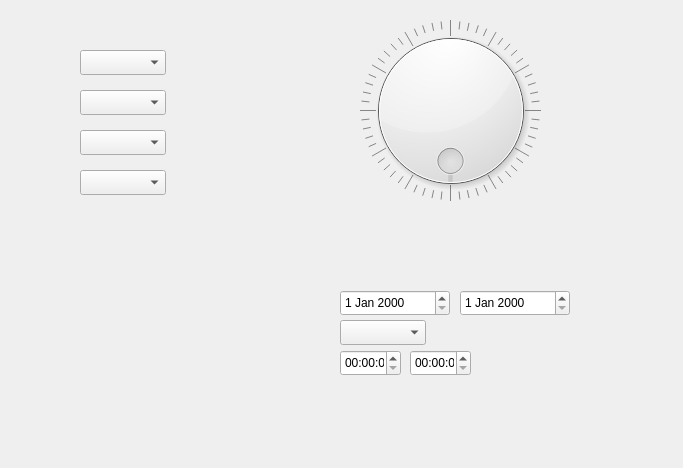
<?xml version="1.0" encoding="UTF-8"?>
<ui version="4.0">
 <class>Form</class>
 <widget class="QWidget" name="Form">
  <property name="geometry">
   <rect>
    <x>0</x>
    <y>0</y>
    <width>683</width>
    <height>468</height>
   </rect>
  </property>
  <property name="windowTitle">
   <string>Form</string>
  </property>
  <widget class="QComboBox" name="comboBox">
   <property name="geometry">
    <rect>
     <x>80</x>
     <y>50</y>
     <width>86</width>
     <height>25</height>
    </rect>
   </property>
  </widget>
  <widget class="QComboBox" name="comboBox_2">
   <property name="geometry">
    <rect>
     <x>80</x>
     <y>90</y>
     <width>86</width>
     <height>25</height>
    </rect>
   </property>
  </widget>
  <widget class="QComboBox" name="comboBox_3">
   <property name="geometry">
    <rect>
     <x>80</x>
     <y>130</y>
     <width>86</width>
     <height>25</height>
    </rect>
   </property>
  </widget>
  <widget class="QComboBox" name="comboBox_4">
   <property name="geometry">
    <rect>
     <x>80</x>
     <y>170</y>
     <width>86</width>
     <height>25</height>
    </rect>
   </property>
  </widget>
  <widget class="QTimeEdit" name="timeEdit">
   <property name="geometry">
    <rect>
     <x>340</x>
     <y>350</y>
     <width>61</width>
     <height>26</height>
    </rect>
   </property>
  </widget>
  <widget class="QTimeEdit" name="timeEdit_2">
   <property name="geometry">
    <rect>
     <x>410</x>
     <y>350</y>
     <width>61</width>
     <height>26</height>
    </rect>
   </property>
  </widget>
  <widget class="QDateEdit" name="dateEdit">
   <property name="geometry">
    <rect>
     <x>340</x>
     <y>290</y>
     <width>110</width>
     <height>26</height>
    </rect>
   </property>
  </widget>
  <widget class="QDateEdit" name="dateEdit_2">
   <property name="geometry">
    <rect>
     <x>460</x>
     <y>290</y>
     <width>110</width>
     <height>26</height>
    </rect>
   </property>
  </widget>
  <widget class="QComboBox" name="comboBox_5">
   <property name="geometry">
    <rect>
     <x>340</x>
     <y>320</y>
     <width>86</width>
     <height>25</height>
    </rect>
   </property>
  </widget>
  <widget class="QDial" name="dial">
   <property name="geometry">
    <rect>
     <x>360</x>
     <y>20</y>
     <width>181</width>
     <height>181</height>
    </rect>
   </property>
   <property name="minimum">
    <number>0</number>
   </property>
   <property name="maximum">
    <number>120</number>
   </property>
   <property name="singleStep">
    <number>1</number>
   </property>
   <property name="wrapping">
    <bool>true</bool>
   </property>
   <property name="notchTarget">
    <double>3.000000000000000</double>
   </property>
   <property name="notchesVisible">
    <bool>true</bool>
   </property>
  </widget>
 </widget>
 <resources/>
 <connections/>
</ui>
